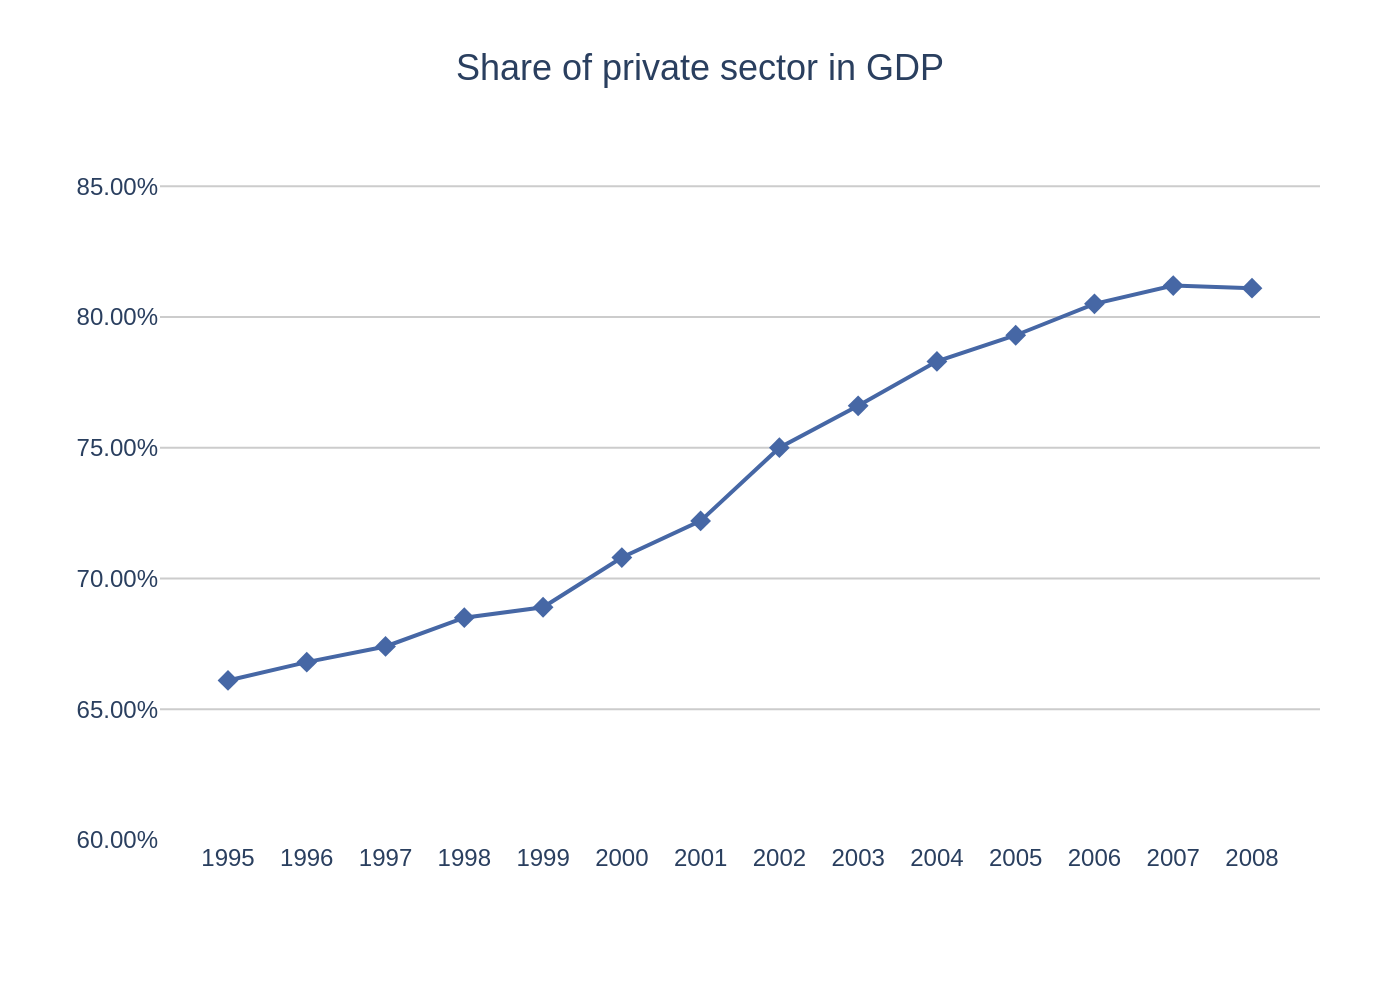

Recreate this plot in Python.
import sys
import json
from pathlib import Path
import plotly.graph_objects as go

def main():
    """
    Main function to generate a chart from a JSON file.
    """
    if len(sys.argv) != 2:
        print(f"Usage: python {Path(sys.argv[0]).name} <json_file_path>")
        sys.exit(1)

    json_path = Path(sys.argv[1])
    if not json_path.is_file():
        print(f"Error: File not found at {json_path}")
        sys.exit(1)

    with open(json_path, 'r', encoding='utf-8') as f:
        config = json.load(f)

    chart_data = config.get('chart_data', [])
    texts = config.get('texts', {})
    colors = config.get('colors', [])

    fig = go.Figure()

    for i, series in enumerate(chart_data):
        fig.add_trace(go.Scatter(
            x=series.get('x'),
            y=series.get('y'),
            mode='lines+markers',
            name=series.get('name', ''),
            line=dict(color=colors[i % len(colors)]),
            marker=dict(
                symbol='diamond',
                color=colors[i % len(colors)],
                size=8
            )
        ))

    title_text = texts.get('title', '')
    if texts.get('subtitle'):
        title_text += f"<br><sub>{texts['subtitle']}</sub>"

    fig.update_layout(
        title=dict(
            text=title_text,
            x=0.5,
            font=dict(size=18)
        ),
        xaxis=dict(
            title_text=texts.get('x_axis_title'),
            showgrid=False,
            zeroline=False
        ),
        yaxis=dict(
            title_text=texts.get('y_axis_title'),
            range=[0.60, 0.86],
            tickformat=',.2%',
            dtick=0.05,
            gridcolor='#cccccc',
            gridwidth=1,
            zeroline=False
        ),
        font=dict(family="Arial", size=12),
        plot_bgcolor='white',
        paper_bgcolor='white',
        showlegend=False,
        margin=dict(l=80, r=40, t=80, b=80),
        separators='.,'
    )

    output_filename = json_path.stem + ".png"
    fig.write_image(output_filename, scale=2)
    print(f"Chart saved to {output_filename}")

if __name__ == "__main__":
    main()
